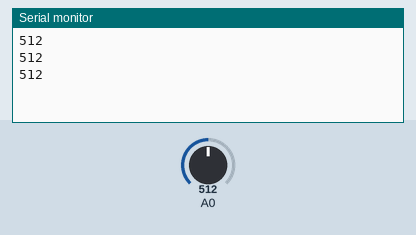
Bench run of a sketch on a simulated Arduino Uno, built with avr-gcc and run on an emulated ATmega328P. Shown: the last lines printed to the serial monitor. Inputs (shaded band) come from the test bench; at power-on: A0 = 512.

Above: at 1.3 s.
1.4 s: A0 set to 716
At 1.9 s:
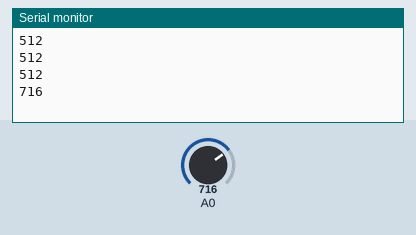
2.9 s: A0 set to 900
At 3.4 s:
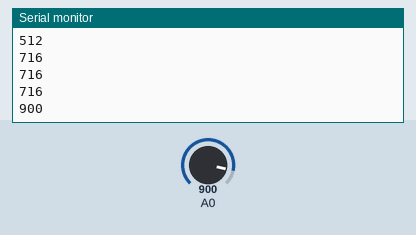
Timing chart, 0 to 5.9 s (numbered marks = the images above; inputs shaded):
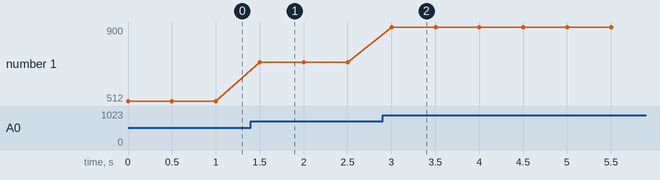

The sketch:

ADC_Bare_metal.ino
```cpp
#if 1
#include <avr/io.h>

//Initialize ADC here
void ADC_Initilize()
{
  ADMUX |= (1<<REFS0);  // SET reference voltage to AVcc(Reserved(5v))
  ADMUX &= ~(1<<REFS1); //set REFS0 as 1 and REFS1 as 0

  ADCSRA |= (1<<ADEN); //Enable ADC

 //Set ADC prescalar : ADPS2,1,0 is set to 1 so division factor is 128 = 16MHz/128 = 125Khz ADC clock.
  ADCSRA |= (1<<ADPS2) | (1<<ADPS1) | (1<<ADPS0);
}

//Select the input channel and read ADC channel
uint16_t ADC_read(uint8_t channel)
{
  //Select the ADC channel(0-7)
  ADMUX = (ADMUX & 0xF8) | (channel & 0x07); //0xF8 = 11111000

  //Start conversion
  ADCSRA |= (1<<ADSC);

 // Wait for the conversion to complete
  while(ADCSRA & (1<<ADSC));  // After the conversion is complete the ADSC will return 0

 //Return ADC result
 return ADC;
}

void setup()
{
  ADC_Initilize();
  Serial.begin(9600);
}

void loop()
{
   while (1)
   {
        uint16_t adc_value = ADC_read(0); // Read from ADC channel 0
        Serial.println(adc_value);
        delay(500);
    }
}
#endif
```

Measured:
- after the input at 1.4 s, the serial monitor: prints a new line after 0.10 s (image 1)
- after the input at 2.9 s, the serial monitor: prints a new line after 0.10 s (image 2)
- plotted number 1: 512 → 716 after the input at 1.4 s, 716 → 900 after the input at 2.9 s
